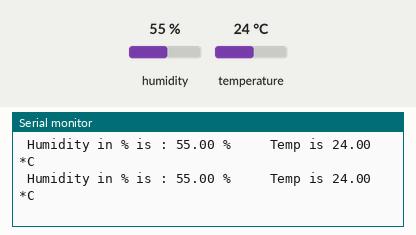
Simulated run of this sketch. Board: Arduino Uno, built with avr-gcc and run on an emulated ATmega328P. On the bench: the last lines printed to the serial monitor. The inputs (shaded band) are chosen by the test bench; at power-on: humidity 55 %, temperature 24 °C.

Above: at 2.7 s.
2.8 s: humidity set to 22 %
At 3.74 s:
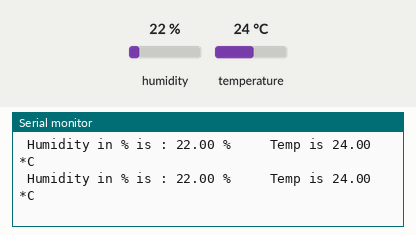
8.8 s: temperature set to 12 °C
At 9.67 s:
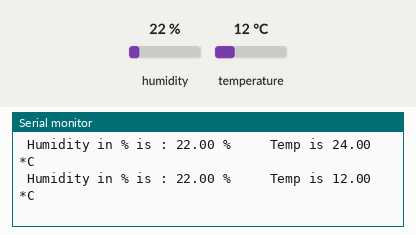
14.8 s: humidity set to 40 %
At 14.82 s:
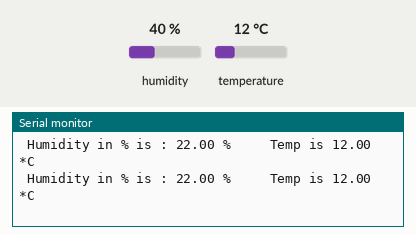
Timing chart, 0 to 17.8 s (numbered marks = the images above; inputs shaded):
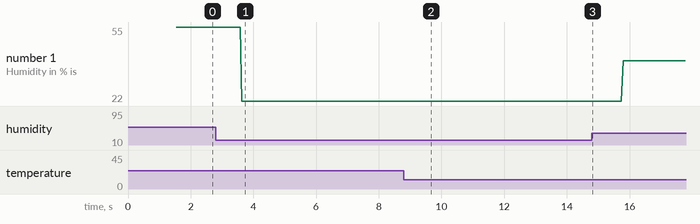

The sketch:

Temp_and_humidity_sensor.ino
```cpp
 #include  <DHT.h>
 #define DHTPIN A0
 #define DHTTYPE DHT11
 DHT dht ( DHTPIN, DHTTYPE ) ;
 void setup ( ) {
   Serial.begin ( 9600 ) ;
   Serial.println("Welcome to VESIT\n");
   delay(500);
   Serial.println("DHT11 Humidity & temperature Sensor\n\n");
   delay(1000);
   dht.begin (  ) ;
 }
 void loop ( ) {
  float humidity = dht.readHumidity ( ) ;
  float temp = dht.readTemperature ( ) ;
{
Serial.print ( " Temp is " ) ;
     Serial.print ( temp ) ;
     Serial.println ( " *C " ) ;
     Serial.print ( " Humidity in % is : " ) ;
     Serial.print ( humidity ) ;
     Serial.print ( " % \t " ) ;
   }
 }
```

Measured:
- after the input at 2.8 s, the serial monitor: prints a new line after 0.82 s (image 1)
- after the input at 8.8 s, the serial monitor: prints a new line after 0.86 s (image 2)
- plotted number 1: 55 → 22 after the input at 2.8 s, 22 → 40 after the input at 14.8 s
